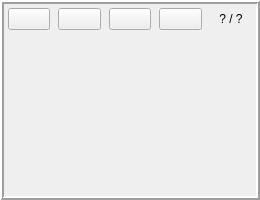
<?xml version="1.0" encoding="UTF-8"?>
<ui version="4.0">
 <class>Library</class>
 <widget class="QFrame" name="Library">
  <property name="geometry">
   <rect>
    <x>0</x>
    <y>0</y>
    <width>260</width>
    <height>200</height>
   </rect>
  </property>
  <property name="sizePolicy">
   <sizepolicy hsizetype="Preferred" vsizetype="Fixed">
    <horstretch>0</horstretch>
    <verstretch>0</verstretch>
   </sizepolicy>
  </property>
  <property name="minimumSize">
   <size>
    <width>200</width>
    <height>200</height>
   </size>
  </property>
  <property name="maximumSize">
   <size>
    <width>300</width>
    <height>200</height>
   </size>
  </property>
  <property name="windowTitle">
   <string>Frame</string>
  </property>
  <property name="styleSheet">
   <string notr="true">Library
{
     border-width: 1px;
     border-style: solid;
     border-radius: 4px;
}</string>
  </property>
  <property name="frameShape">
   <enum>QFrame::Box</enum>
  </property>
  <property name="frameShadow">
   <enum>QFrame::Raised</enum>
  </property>
  <property name="lineWidth">
   <number>2</number>
  </property>
  <layout class="QVBoxLayout" name="verticalLayout">
   <property name="spacing">
    <number>0</number>
   </property>
   <property name="leftMargin">
    <number>0</number>
   </property>
   <property name="topMargin">
    <number>0</number>
   </property>
   <property name="rightMargin">
    <number>0</number>
   </property>
   <property name="bottomMargin">
    <number>0</number>
   </property>
   <item>
    <widget class="QFrame" name="frameButtons">
     <property name="frameShape">
      <enum>QFrame::NoFrame</enum>
     </property>
     <property name="frameShadow">
      <enum>QFrame::Plain</enum>
     </property>
     <layout class="QHBoxLayout" name="frameButtonsLayout">
      <property name="spacing">
       <number>8</number>
      </property>
      <property name="leftMargin">
       <number>4</number>
      </property>
      <property name="topMargin">
       <number>4</number>
      </property>
      <property name="rightMargin">
       <number>4</number>
      </property>
      <property name="bottomMargin">
       <number>4</number>
      </property>
      <item>
       <widget class="QPushButton" name="pbDraw">
        <property name="text">
         <string/>
        </property>
        <property name="icon">
         <iconset resource="../res.qrc">
          <normaloff>:/icons/draw.png</normaloff>:/icons/draw.png</iconset>
        </property>
        <property name="iconSize">
         <size>
          <width>48</width>
          <height>24</height>
         </size>
        </property>
       </widget>
      </item>
      <item>
       <widget class="QPushButton" name="pbBrowse">
        <property name="text">
         <string/>
        </property>
        <property name="icon">
         <iconset resource="../res.qrc">
          <normaloff>:/icons/browse.png</normaloff>:/icons/browse.png</iconset>
        </property>
        <property name="iconSize">
         <size>
          <width>24</width>
          <height>24</height>
         </size>
        </property>
       </widget>
      </item>
      <item>
       <widget class="QPushButton" name="pbBurn">
        <property name="text">
         <string/>
        </property>
        <property name="icon">
         <iconset resource="../res.qrc">
          <normaloff>:/icons/burn.png</normaloff>:/icons/burn.png</iconset>
        </property>
        <property name="iconSize">
         <size>
          <width>24</width>
          <height>24</height>
         </size>
        </property>
       </widget>
      </item>
      <item>
       <widget class="QPushButton" name="pbShuffle">
        <property name="text">
         <string/>
        </property>
        <property name="icon">
         <iconset resource="../res.qrc">
          <normaloff>:/icons/shuffle.png</normaloff>:/icons/shuffle.png</iconset>
        </property>
        <property name="iconSize">
         <size>
          <width>24</width>
          <height>24</height>
         </size>
        </property>
       </widget>
      </item>
      <item>
       <widget class="QLabel" name="label">
        <property name="text">
         <string>? / ?</string>
        </property>
        <property name="alignment">
         <set>Qt::AlignCenter</set>
        </property>
       </widget>
      </item>
     </layout>
    </widget>
   </item>
   <item>
    <widget class="QFrame" name="framePicture">
     <property name="styleSheet">
      <string notr="true">#framePicture{
	background-image: url(&quot;:/icons/Library_back.png&quot;);
	background-repeat: no-repeat;
	background-position: center center;
}</string>
     </property>
     <property name="frameShape">
      <enum>QFrame::NoFrame</enum>
     </property>
     <property name="frameShadow">
      <enum>QFrame::Plain</enum>
     </property>
     <property name="lineWidth">
      <number>0</number>
     </property>
     <layout class="QVBoxLayout" name="verticalLayout_2">
      <property name="spacing">
       <number>0</number>
      </property>
      <property name="leftMargin">
       <number>0</number>
      </property>
      <property name="topMargin">
       <number>0</number>
      </property>
      <property name="rightMargin">
       <number>0</number>
      </property>
      <property name="bottomMargin">
       <number>0</number>
      </property>
      <item>
       <spacer name="verticalSpacer">
        <property name="orientation">
         <enum>Qt::Vertical</enum>
        </property>
        <property name="sizeHint" stdset="0">
         <size>
          <width>20</width>
          <height>296</height>
         </size>
        </property>
       </spacer>
      </item>
     </layout>
    </widget>
   </item>
  </layout>
 </widget>
 <resources>
  <include location="../res.qrc"/>
 </resources>
 <connections/>
</ui>
